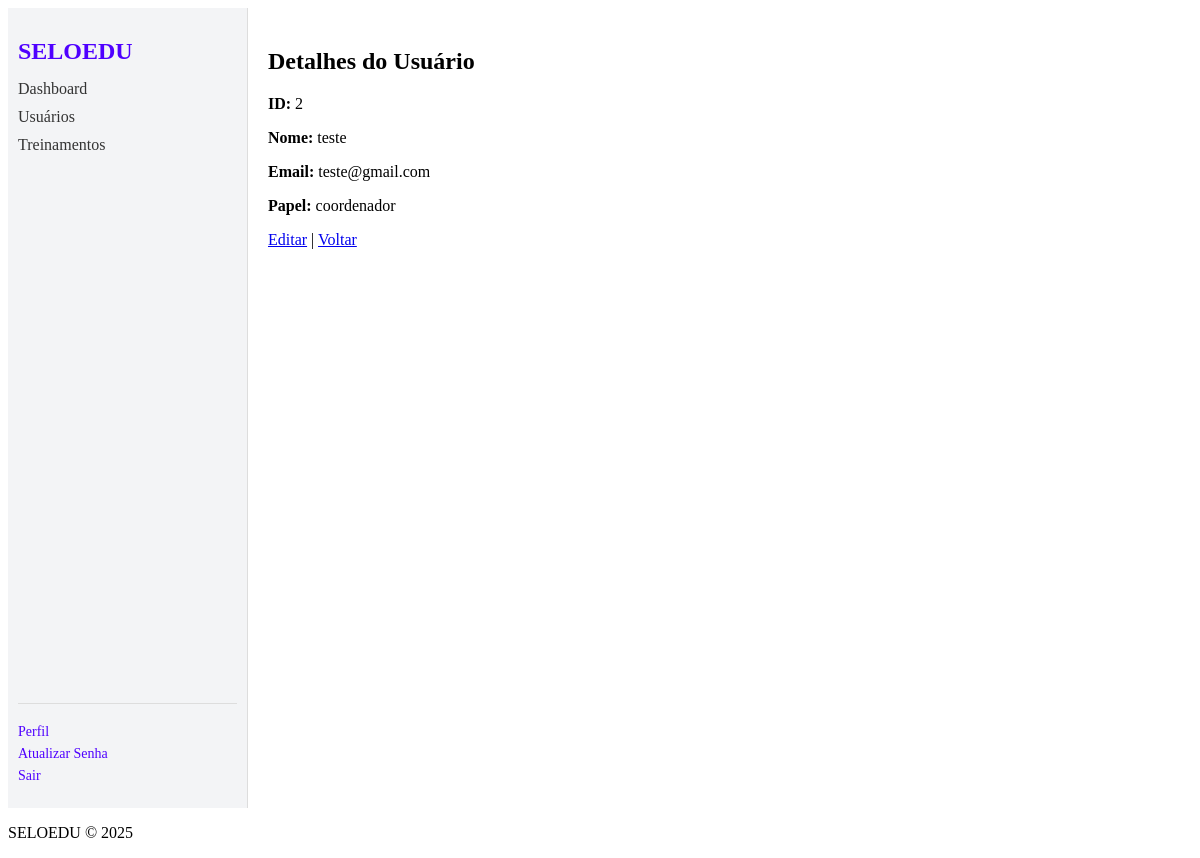
Screenshot of /users/2 (signed in) with the database file from the repository.
### models/user.py (models this page shows, shortened)
class User(db.Model, UserMixin):
    id = db.Column(db.Integer, primary_key=True)
    nome = db.Column(db.String(100), nullable=False)
    email = db.Column(db.String(150), unique=True, nullable=False)
    password_hash = db.Column(db.String(200), nullable=False)
    role = db.Column(db.String(20), nullable=False, default="aluno")
    ativo = db.Column(db.Boolean, default=True)
    profile = db.relationship('Profile', uselist=False, back_populates='user')

### views/users.py (the view)
@login_required
def show(user_id):
    user = User.query.get_or_404(user_id)
    return render_template("users/show.html", user=user)

### app.py (called while the page is built)
@login_manager.user_loader
def load_user(user_id):
    return User.query.get(int(user_id))

### templates/users/show.html (shortened to what this page needs)
{% extends "base.html" %}
{% block content %}
  <h2>Detalhes do Usuário</h2>
  <p><strong>ID:</strong> {{ user.id }}</p>
  <p><strong>Nome:</strong> {{ user.nome }}</p>
  <p><strong>Email:</strong> {{ user.email }}</p>
  <p><strong>Papel:</strong> {{ user.role }}</p>
  <p>
    <a href="{{ url_for('users.edit', user_id=user.id) }}">Editar</a> |
    <a href="{{ url_for('users.index') }}">Voltar</a>
  </p>
{% endblock %}

### rows the page displays
User: id "2", nome "teste", email "teste@gmail.com", role "coordenador"
